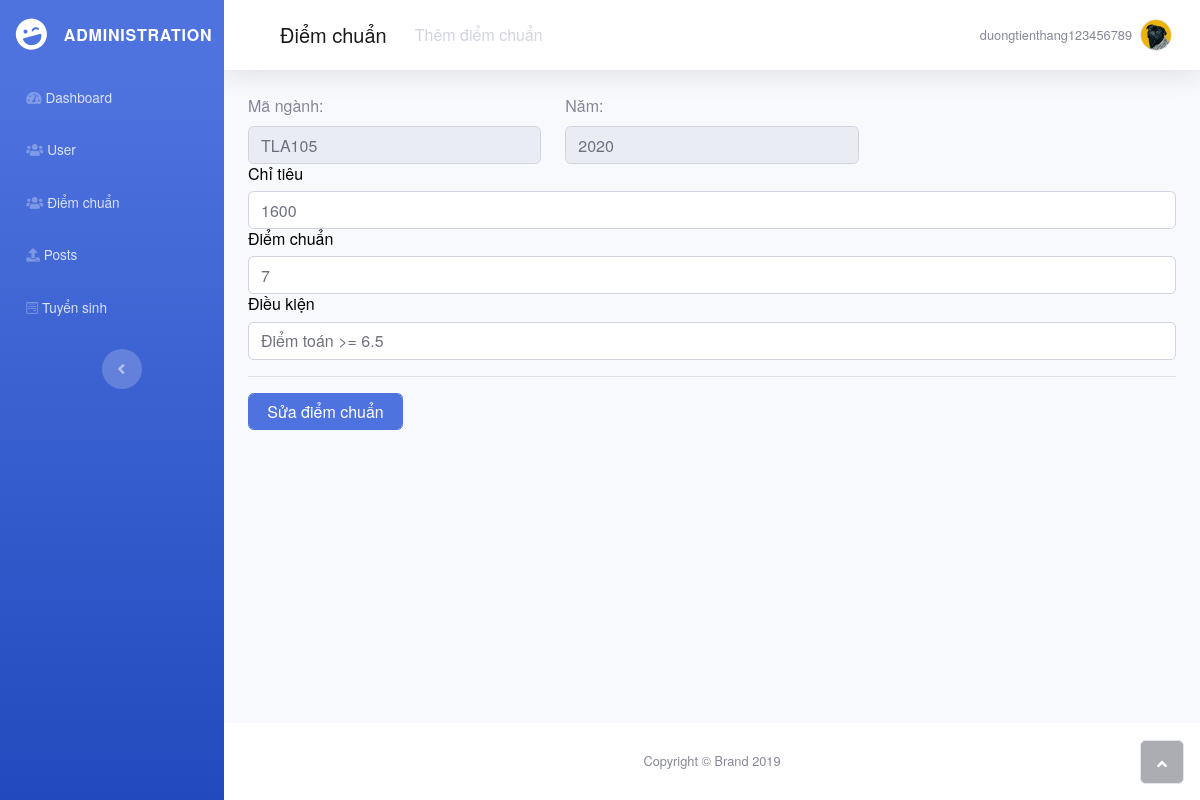
/suadiem.php?diem=1 (signed in), run on an earlier commit of the app's database.
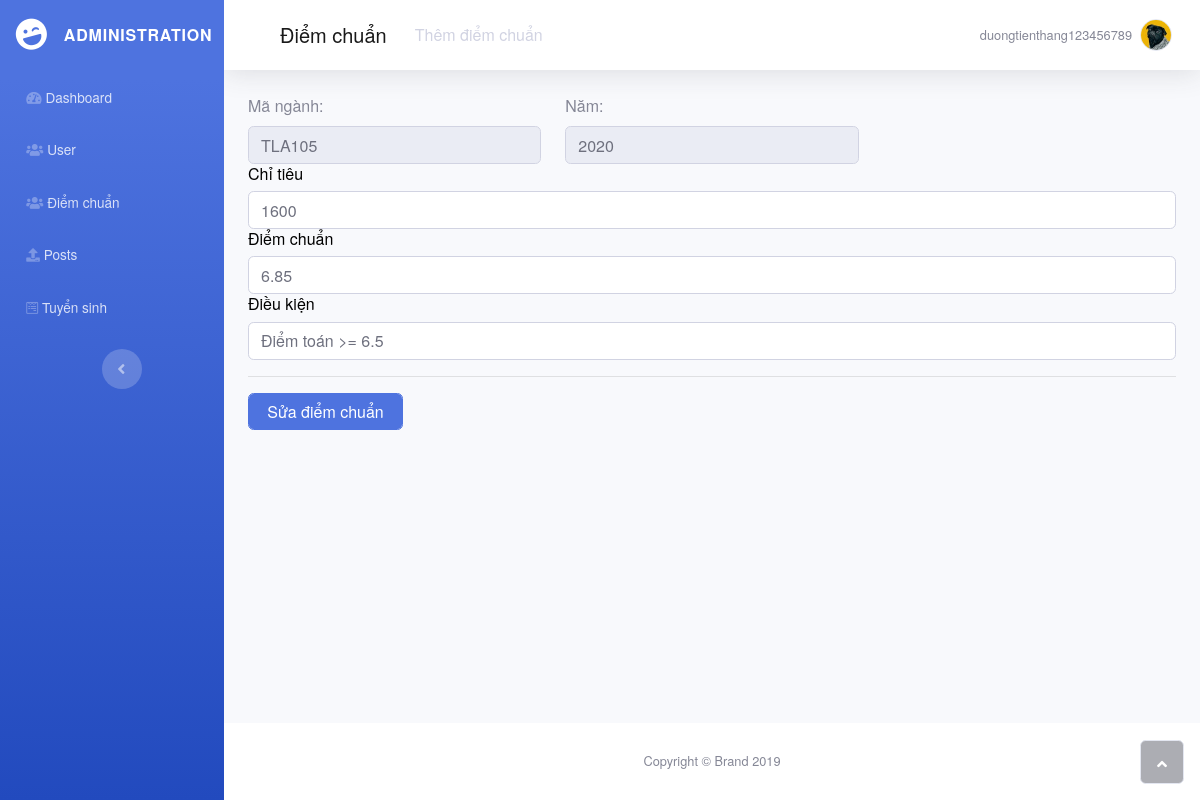
And on a later commit of the database.
### tables this page shows
CREATE TABLE `diemchuan` (
  `madiem` int(11) NOT NULL,
  `diem` double NOT NULL,
  `dieukien` varchar(40) DEFAULT NULL,
  `chitieu` smallint(6) NOT NULL,
  `nam` smallint(6) NOT NULL,
  `manganh` varchar(10) NOT NULL
);

### suadiem.php (the view, shortened to what this page needs)
<?php
include("head.php");
$matk=$_SESSION['matk'];
$madiem=$_GET['diem'];
require('connect.php');
$row = mysqli_fetch_assoc(mysqli_query($conn, "Select * from taikhoan where matk = '$matk'"));
?>
<body id="page-top">
    <div id="wrapper">
    <?php include("menu.php");?>
        <div class="d-flex flex-column" id="content-wrapper">
            <div id="content">
                <nav class="navbar navbar-light navbar-expand bg-white shadow mb-4 topbar static-top">
                    <div class="container-fluid"><button class="btn btn-link d-md-none rounded-circle mr-3" id="sidebarToggleTop" type="button"><i class="fas fa-bars"></i></button>
                        <nav class="navbar navbar-light navbar-expand-md">
                            <div class="container-fluid"><a class="navbar-brand" href="qldiemchuan.php">Điểm chuẩn</a>
                                <div class="collapse navbar-collapse"
                                    id="navcol-2">
                                    <ul class="nav navbar-nav">
                                        <li class="nav-item" role="presentation"><a class="nav-link active" href="themdiem.php">Thêm điểm chuẩn</a></li>
                                    </ul>
                                </div>
                            </div>
                        </nav>
                        <ul class="nav navbar-nav flex-nowrap ml-auto">
                            <li class="nav-item dropdown no-arrow" role="presentation">
                                <div class="nav-item dropdown no-arrow"><a class="dropdown-toggle nav-link" data-toggle="dropdown" aria-expanded="false" href="#"><span class="d-none d-lg-inline mr-2 text-gray-600 small"><?php echo $row['tentk']?></span><img class="border rounded-circle img-profile" src="images/avatar5.jpeg"></a>
                                </div>
                            </li>
                        </ul>
            </div>
            </nav>
            <form class="form-register" method="POST" action="xulysuadc.php?diem=<?php echo $madiem?>">
                <div class="container-fluid">
                    <?php
                    $rowdiem = mysqli_fetch_assoc(mysqli_query($conn, "Select * from diemchuan where madiem = '$madiem'"));
                    ?>
                    <div class="row">
                        <div class="col-sm-4 col-12">
                            <label>Mã ngành:</label>
                            <input id ="manganh" name ="manganh" type="text" class="form-control" value="<?php echo $rowdiem['manganh']?>" required="" disabled="">
                        </div>
                        <div class="col-sm-4 col-12">
                            <label>Năm:</label>
                            <input name="nam" id="nam" type="number" max="2020" min="2010" class="form-control" value="<?php echo $rowdiem['nam']?>" required="" disabled="">
                        </div>
                    </div>
                    <h6 style="color: rgb(0,0,0);">Chỉ tiêu</h6>
                    <input type="number" max="5000" min="1000" class="form-control" name="chitieu" id="chitieu" required autofocus value="<?php echo $rowdiem['chitieu']?>">
                    <h6 style="color: rgb(0,0,0);">Điểm chuẩn</h6>
                    <input type="number" step="0.05" max="30" min="0" class="form-control" name="diemchuan" id="diemchuan" required autofocus value="<?php echo $rowdiem['diem']?>">
                    <h6 style="color: rgb(0,0,0);">Điều kiện</h6>
                    <input type="text"class="form-control" name="dieukien" id="dieukien" value="<?php echo $rowdiem['dieukien']?>">
                <hr><button class="btn btn-primary" type="submit"id="suatk" name="suatk" style="width: 155px;">Sửa điểm chuẩn</button></div>
            </form>
        </div>
        <footer class="bg-white sticky-footer">
            <div class="container my-auto">
                <div class="text-center my-auto copyright"><span>Copyright © Brand 2019</span></div>
            </div>
        </footer>
    </div><a class="border rounded d-inline scroll-to-top" href="#page-top"><i class="fas fa-angle-up"></i></a></div>
</body>
<?php
include("foot.php");
?>

What changed in the data, as far as the page shows it:
changed diemchuan "TLA105": diemchuan "7" → "6.85"
